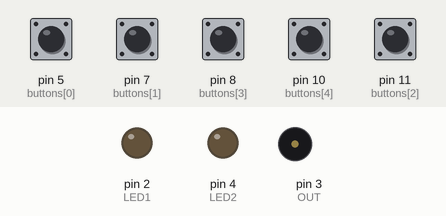
Simulated run of this sketch. Board: Arduino Uno, built with avr-gcc and run on an emulated ATmega328P. Parts: output pins drawn as LEDs (lit = HIGH), buzzer (waves = sounding). Inputs (shaded band) come from the test bench; at power-on: pin 5 (buttons[0]), pin 7 (buttons[1]), pin 8 (buttons[3]), pin 10 (buttons[4]), pin 11 (buttons[2]) HIGH.

Above: at 1.2 s.
1.3 s: pin 7 (buttons[1]) pulled LOW for 0.15 s
At 1.8 s:
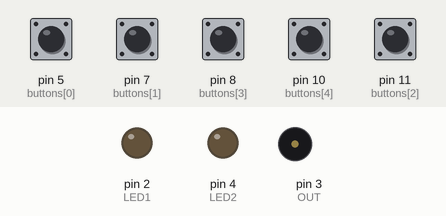
3.0 s: pin 10 (buttons[4]) pulled LOW for 0.15 s
At 4.3 s:
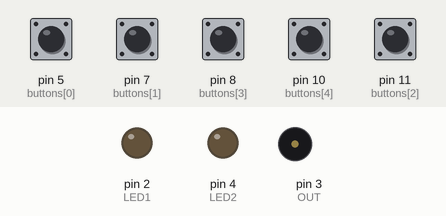
4.6 s: pin 5 (buttons[0]) pulled LOW for 0.15 s
At 4.67 s:
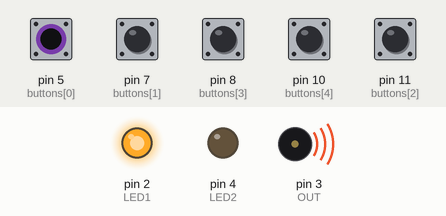
6.2 s: pin 10 (buttons[4]) pulled LOW for 1 s
At 6.8 s:
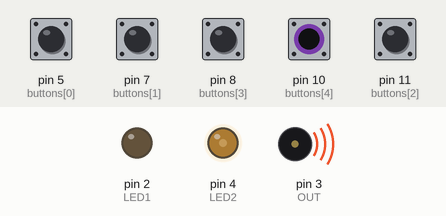
8.7 s: pin 8 (buttons[3]) pulled LOW for 0.15 s
At 9.8 s:
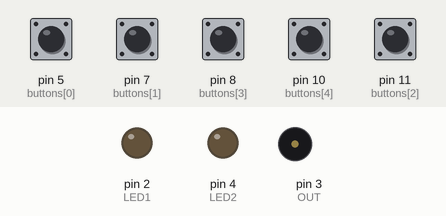
10.4 s: pin 11 (buttons[2]) pulled LOW for 0.15 s
At 11.1 s:
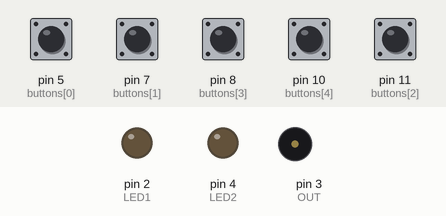
Timing chart, 0 to 13.1 s (numbered marks = the images above; inputs shaded):
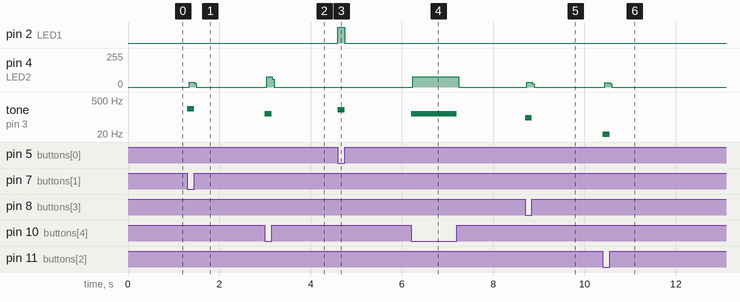

Measured:
- after the input at 1.3 s, pin 4 (LED2): 0/255 → 36/255 at once, → 0/255 0.12 s later; tone on pin 3 (OUT): silent → 220 Hz at once, → silent 0.15 s later
- after the input at 3.0 s, pin 4 (LED2): 0/255 → 76/255 at once, → 0/255 0.12 s later; tone on pin 3 (OUT): silent → 136 Hz at once, → silent 0.15 s later
- after the input at 4.6 s, pin 2 (LED1): LOW → HIGH at once, → LOW 0.15 s later; tone on pin 3 (OUT): silent → 196 Hz at once, → silent 0.15 s later
- after the input at 6.2 s, pin 4 (LED2): 0/255 → 76/255 at once, → 0/255 1.0 s later; tone on pin 3 (OUT): silent → 136 Hz at once, → silent 1.0 s later
- after the input at 8.7 s, pin 4 (LED2): 0/255 → 36/255 at once, → 0/255 0.12 s later; tone on pin 3 (OUT): silent → 93 Hz at once, → silent 0.15 s later
- after the input at 10.4 s, pin 4 (LED2): 0/255 → 32/255 at once, → 0/255 0.12 s later; tone on pin 3 (OUT): silent → 6 Hz at once, → silent 0.15 s later

The sketch:

a_synth.ino
```cpp
// PIN CONSTANTS
const byte buttons[] = { 5, 7, 11, 8, 10};     // the number of the pushbutton pin
const byte LED1 =  2;      // the LED pins
const byte LED2 =  4;
const byte OUT = 3;

// NUMBER OF BUTTONS
#define NUMBUTTONS sizeof(buttons)  // length of buttons

// PREDEFINE NOTE PITCHES
const byte notes[] = {196, 220, 262, 349, 392};
byte isOn[] = {0,0,0,0,0};

void setup() {
  // set LED pins and audio OUT pin as output
  pinMode(LED1, OUTPUT);
  pinMode(LED2, OUTPUT);
  pinMode(OUT, OUTPUT);

  // set button pins as input, initialize each button pin to HIGH
  for (byte i=0; i< NUMBUTTONS; i++) {
    pinMode(buttons[i], INPUT);
    digitalWrite(buttons[i], HIGH);}
}

void loop() {
  // Check if each button is triggered
  if(digitalRead(buttons[0]) == LOW) {
    // send analog signal out with set note
    tone(OUT, notes[0]);
    isOn[0] = 1;
    digitalWrite(LED1, HIGH);
  } else {
    if(isOn[0]) {
      // turn off output signal
      noTone(OUT);
      isOn[0] = 0;
    }
    digitalWrite(LED1, LOW);
  }
  if(digitalRead(buttons[1]) == LOW) {
    tone(OUT, notes[1]);
     isOn[1] = 1;
     digitalWrite(LED2, HIGH);
  } else {
        if(isOn[1]) {
          noTone(OUT);
          isOn[1] = 0;
        }
    digitalWrite(LED2, LOW);
  }
  if(digitalRead(buttons[2]) == LOW) {
    tone(OUT, notes[2]);
     isOn[2] = 1;
     digitalWrite(LED2, HIGH);
  } else {
        if(isOn[2]) {
          noTone(OUT);
          isOn[2] = 0;
        }
    digitalWrite(LED2, LOW);
  }
  if(digitalRead(buttons[3]) == LOW) {
    tone(OUT, notes[3]);
     isOn[3] = 1;
     digitalWrite(LED2, HIGH);
  } else {
        if(isOn[3]) {
          noTone(OUT);
          isOn[3] = 0;
        }
    digitalWrite(LED2, LOW);
  }
  if(digitalRead(buttons[4]) == LOW) {
    tone(OUT, notes[4]);
     isOn[4] = 1;
     digitalWrite(LED2, HIGH);
  } else {
        if(isOn[4]) {
          noTone(OUT);
          isOn[4] = 0;
        }
    digitalWrite(LED2, LOW);
  }
}
```
